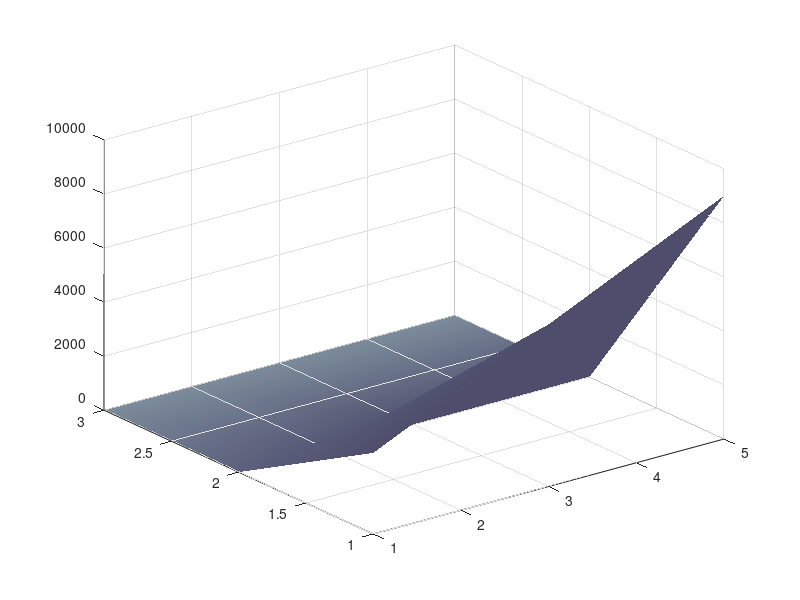

MATLAB code for this plot:
clc, clear all; close all;
sampling  = [3000 4500 6000 7500 9000; 0.168184415 0.131027311 0.096786961 0.185980678 0.171210364;0.855688097 0.93223778 0.926255673 0.834041728 0.90122253];
% sampling  = [ 458 3000 4500 6000 7500 9000;0.259333581 0.168184415 0.131027311 0.096786961 0.185980678 0.171210364;0.533749186 0.855688097 0.93223778 0.926255673 0.834041728 0.90122253];
surfl(sampling)
colormap(bone)    % change color map
shading interp
% plot(sampling(1,:),sampling(2,:))